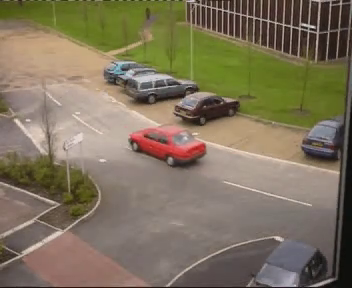
#> input picture frame 145 of 09.객체추적과 모션벡터/image/PETS2000.mp4, 352 x 288 px
$ python 1_1.bs_static.py
#> lines starting #> are read from the running program, lines starting #| are printed output that depends on the picture; after the words box and inside, x2 and y2 are one past the last pixel; in counts of white or black regions, pixels touching at a corner belong together
import sys
import numpy as np
import cv2

cap = cv2.VideoCapture("image/PETS2000.mp4")

if not cap.isOpened() :
    print("Video load failed")
    sys.exit()

_ , back = cap.read()
#> back is the input picture: shape (288, 352, 3); mean B, G, R 93.1, 115.4, 127.1
back = cv2.cvtColor(back, cv2.COLOR_BGR2GRAY)
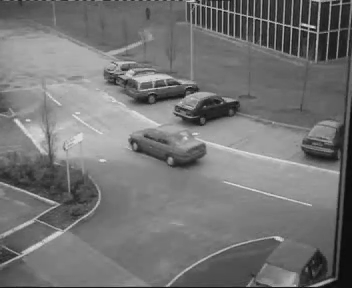
#> back: shape (288, 352); min 9, max 227, mean 116.3
back = cv2.GaussianBlur(back, (0,0), 1)
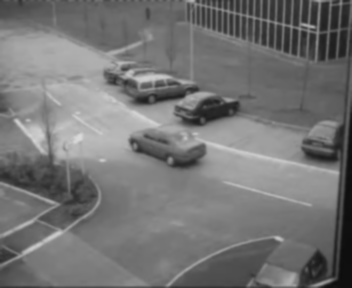
#> back: shape (288, 352); min 13, max 218, mean 116.4

while True :
    ret, frame = cap.read()
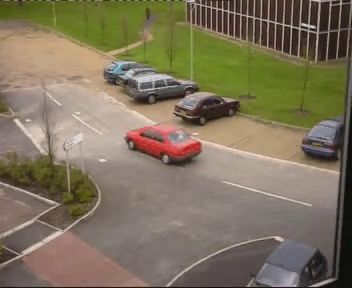
#> input picture frame 146 of 09.객체추적과 모션벡터/image/PETS2000.mp4, 352 x 288 px
#> frame is the input picture: shape (288, 352, 3); mean B, G, R 92.8, 115.4, 126.9
    if not ret :
        break

    gray = cv2.cvtColor(frame, cv2.COLOR_BGR2GRAY)
    gray = cv2.GaussianBlur(gray, (0,0), 1)

    # 차영상 구하기 + 이진화
    diff = cv2.absdiff(back, gray)
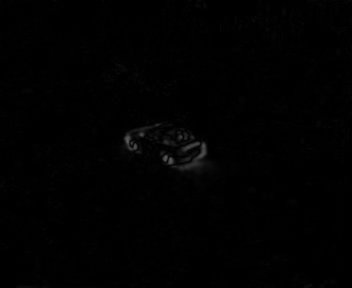
#> diff: shape (288, 352); min 0, max 91, mean 1.2
    _, diff = cv2.threshold(diff, 30, 255, cv2.THRESH_BINARY)
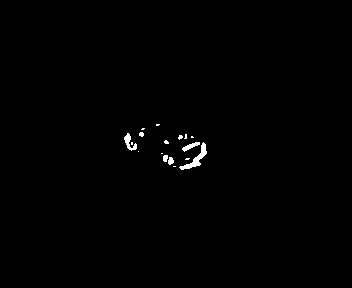
#> diff: shape (288, 352); 0.54% white; 17 white regions (11 under 20 px), largest, box (x1, y1, x2, y2) and area: (179, 142, 207, 170) 205, (124, 133, 137, 151) 99, (182, 142, 200, 152) 76, (168, 157, 174, 165) 36, (163, 155, 168, 162) 30, (139, 132, 144, 137) 20

    # 바운딩 박스 표시
    _, _, stats, _ = cv2.connectedComponentsWithStats(diff)
#> stats = 18 rows, first 6: [0, 0, 352, 288, 100829], [156, 124, 4, 2, 7], [141, 128, 4, 2, 6], [124, 133, 13, 18, 99], [139, 132, 5, 5, 20], [178, 135, 5, 5, 17]
    for stat in stats[1:] :
        x,y,w,h,s = stat
        if s < 100 : continue
        cv2.rectangle(frame,(x,y,w,h), (0,0,255), 2)
#> this loop made 17 passes
#> (x, y, w, h, s) on passes 1 to 12: (156, 124, 4, 2, 7), (141, 128, 4, 2, 6), (124, 133, 13, 18, 99), (139, 132, 5, 5, 20), (178, 135, 5, 5, 17), (184, 134, 3, 5, 11), (191, 136, 3, 2, 5), (164, 140, 5, 4, 15), (131, 142, 2, 3, 6), (182, 142, 18, 10, 76), (179, 142, 28, 28, 205), (138, 151, 1, 1, 1)
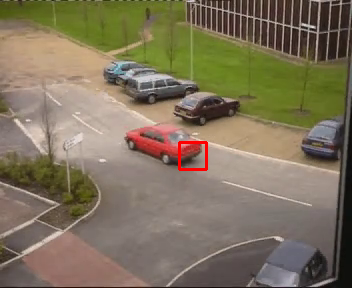
#> frame: shape (288, 352, 3); 0.32% of pixels changed, all inside (x1, y1, x2, y2) = (178, 141, 208, 171)

    cv2.imshow('frame', frame)
    cv2.imshow('diff', diff)

    if cv2.waitKey(30) == 27 :
#> (key Esc is pressed here)
        break

cap.release()
cv2.destroyAllWindows()

$ run again, starting later in the video
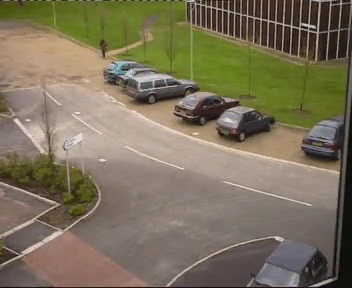
#> input picture frame 653 of 09.객체추적과 모션벡터/image/PETS2000.mp4, 352 x 288 px
#> back is the input picture: shape (288, 352, 3); mean B, G, R 91.9, 114, 123.7
#> `back = cv2.GaussianBlur(back, (0,0), 1)`:
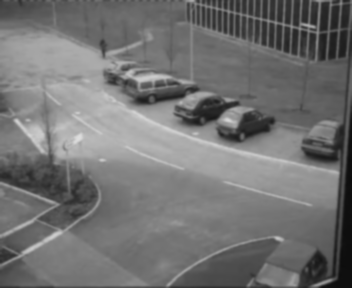
#> back: shape (288, 352); min 12, max 221, mean 114.4
#> `diff = cv2.absdiff(back, gray)`:
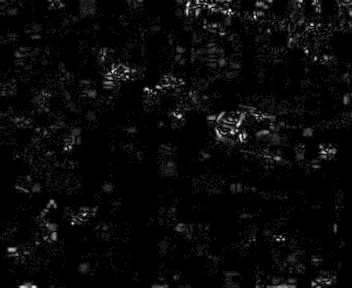
#> diff: shape (288, 352); min 0, max 13, mean 0.425; drawn with min black and max white
#> stats = [[0, 0, 352, 288, 101376]]

$ run again, starting later in the video
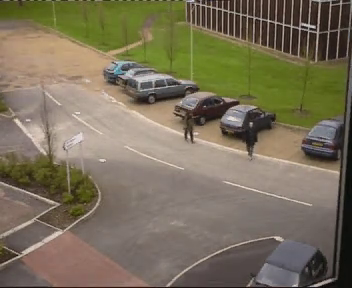
#> input picture frame 1161 of 09.객체추적과 모션벡터/image/PETS2000.mp4, 352 x 288 px
#> back is the input picture: shape (288, 352, 3); mean B, G, R 90.4, 112.3, 121.9
#> `back = cv2.GaussianBlur(back, (0,0), 1)`:
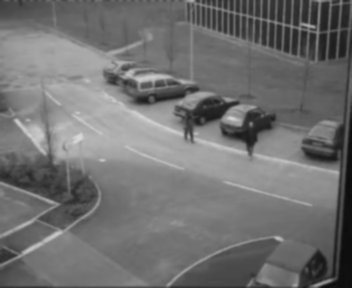
#> back: shape (288, 352); min 12, max 217, mean 112.7
#> `diff = cv2.absdiff(back, gray)`:
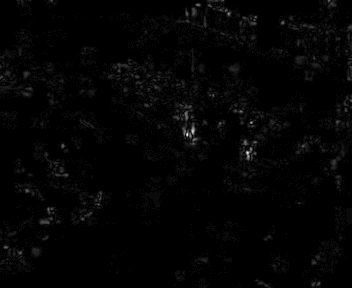
#> diff: shape (288, 352); min 0, max 24, mean 0.4; drawn with min black and max white
#> stats = [[0, 0, 352, 288, 101376]]
